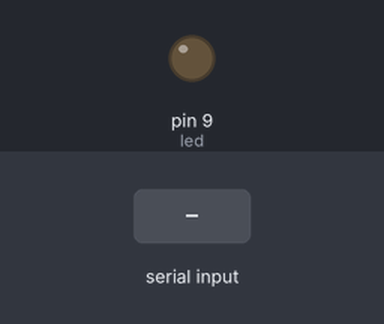
Bench run of a sketch on a simulated Arduino Uno, built with avr-gcc and run on an emulated ATmega328P. Shown: output pins drawn as LEDs (lit = HIGH). Inputs (shaded band) come from the test bench.

Above: at 1.2 s.
1.3 s: "1" received over Serial
At 2.3 s:
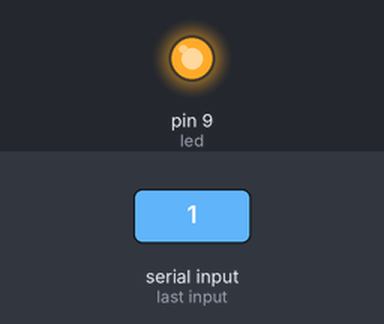
Timing chart, 0 to 4.3 s (numbered marks = the images above; inputs shaded):
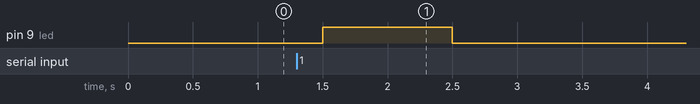

Measured:
- after the input at 1.3 s, pin 9 (led): LOW → HIGH after 0.20 s, → LOW 1.0 s later

The sketch:

morse_py_ard.ino
```cpp
byte receivedChar;
boolean newData = false;

int led = 9;

void setup() {
 Serial.begin(9600);
 pinMode(led, OUTPUT);
}

void loop() {


    receivedChar = Serial.read();
    //Serial.println(Serial.read());


    digitalWrite(led, LOW);
    delay(100);

    if (receivedChar == '1') {
      digitalWrite(led, HIGH);
      delay(1000);
    }
    if (receivedChar == '0') {
      digitalWrite(led, HIGH);
      delay(100);
    }
    if (receivedChar == '2') {
      digitalWrite(led, LOW);
      delay(1000);
    }

}
```
